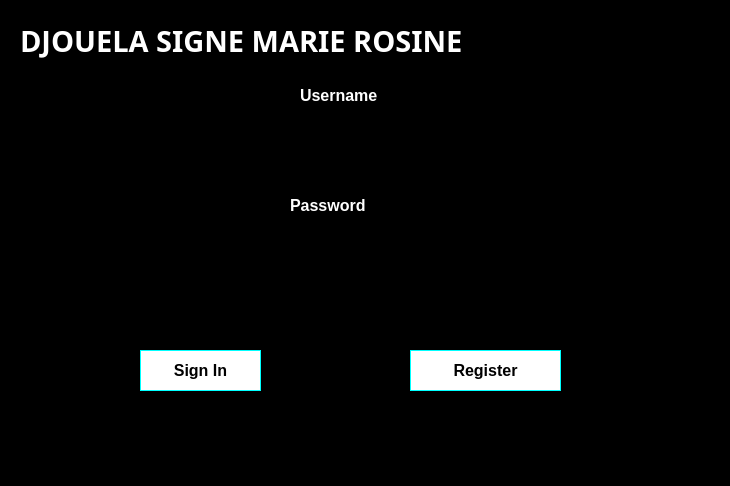
<?xml version="1.0" encoding="UTF-8"?>
<ui version="4.0">
 <class>LoginWindow</class>
 <widget class="QMainWindow" name="LoginWindow">
  <property name="geometry">
   <rect>
    <x>0</x>
    <y>0</y>
    <width>730</width>
    <height>486</height>
   </rect>
  </property>
  <property name="minimumSize">
   <size>
    <width>730</width>
    <height>486</height>
   </size>
  </property>
  <property name="maximumSize">
   <size>
    <width>730</width>
    <height>486</height>
   </size>
  </property>
  <property name="windowTitle">
   <string>Login Page -[Chat App]</string>
  </property>
  <property name="windowIcon">
   <iconset>
    <normaloff>:/icons/users.png</normaloff>:/icons/users.png</iconset>
  </property>
  <property name="styleSheet">
   <string notr="true">background:black;
color:white;
font-weight:bold;</string>
  </property>
  <widget class="QWidget" name="centralwidget">
   <widget class="QLabel" name="label_3">
    <property name="geometry">
     <rect>
      <x>20</x>
      <y>20</y>
      <width>641</width>
      <height>41</height>
     </rect>
    </property>
    <property name="font">
     <font>
      <family>Ink Free</family>
      <pointsize>22</pointsize>
      <italic>false</italic>
      <bold>true</bold>
     </font>
    </property>
    <property name="styleSheet">
     <string notr="true">color:white;</string>
    </property>
    <property name="text">
     <string>DJOUELA SIGNE MARIE ROSINE</string>
    </property>
   </widget>
   <widget class="QPushButton" name="registerBtn">
    <property name="geometry">
     <rect>
      <x>410</x>
      <y>350</y>
      <width>151</width>
      <height>41</height>
     </rect>
    </property>
    <property name="font">
     <font>
      <pointsize>12</pointsize>
      <bold>true</bold>
     </font>
    </property>
    <property name="styleSheet">
     <string notr="true">color:black;
background-color:white;
border:1px solid aqua;</string>
    </property>
    <property name="text">
     <string>Register</string>
    </property>
   </widget>
   <widget class="QLabel" name="label_2">
    <property name="geometry">
     <rect>
      <x>290</x>
      <y>190</y>
      <width>101</width>
      <height>31</height>
     </rect>
    </property>
    <property name="font">
     <font>
      <pointsize>12</pointsize>
      <bold>true</bold>
     </font>
    </property>
    <property name="styleSheet">
     <string notr="true">color:white;</string>
    </property>
    <property name="text">
     <string>Password</string>
    </property>
   </widget>
   <widget class="QLineEdit" name="username">
    <property name="geometry">
     <rect>
      <x>420</x>
      <y>80</y>
      <width>161</width>
      <height>31</height>
     </rect>
    </property>
    <property name="styleSheet">
     <string notr="true">color:white;</string>
    </property>
   </widget>
   <widget class="QLabel" name="label">
    <property name="geometry">
     <rect>
      <x>300</x>
      <y>80</y>
      <width>101</width>
      <height>31</height>
     </rect>
    </property>
    <property name="font">
     <font>
      <pointsize>12</pointsize>
      <bold>true</bold>
     </font>
    </property>
    <property name="styleSheet">
     <string notr="true">color:white;</string>
    </property>
    <property name="text">
     <string>Username</string>
    </property>
   </widget>
   <widget class="QPushButton" name="logBtn">
    <property name="geometry">
     <rect>
      <x>140</x>
      <y>350</y>
      <width>121</width>
      <height>41</height>
     </rect>
    </property>
    <property name="font">
     <font>
      <pointsize>12</pointsize>
      <bold>true</bold>
     </font>
    </property>
    <property name="styleSheet">
     <string notr="true">color:black;
background-color:white;
border:1px solid aqua;</string>
    </property>
    <property name="text">
     <string>Sign In</string>
    </property>
   </widget>
   <widget class="QLineEdit" name="password">
    <property name="geometry">
     <rect>
      <x>420</x>
      <y>190</y>
      <width>161</width>
      <height>31</height>
     </rect>
    </property>
    <property name="styleSheet">
     <string notr="true">color:white;</string>
    </property>
    <property name="echoMode">
     <enum>QLineEdit::Password</enum>
    </property>
   </widget>
   <widget class="QLabel" name="label_4">
    <property name="geometry">
     <rect>
      <x>20</x>
      <y>60</y>
      <width>231</width>
      <height>221</height>
     </rect>
    </property>
    <property name="text">
     <string/>
    </property>
    <property name="pixmap">
     <pixmap resource="icons.qrc">:/icons/ictu-black.jpeg</pixmap>
    </property>
   </widget>
   <widget class="QLabel" name="label_5">
    <property name="geometry">
     <rect>
      <x>250</x>
      <y>420</y>
      <width>201</width>
      <height>31</height>
     </rect>
    </property>
    <property name="font">
     <font>
      <family>Impact</family>
      <pointsize>12</pointsize>
      <bold>true</bold>
     </font>
    </property>
    <property name="styleSheet">
     <string notr="true">color:rgb(0, 0, 0);</string>
    </property>
    <property name="text">
     <string>© 2024 , By Your Name</string>
    </property>
   </widget>
  </widget>
  <widget class="QMenuBar" name="menubar">
   <property name="geometry">
    <rect>
     <x>0</x>
     <y>0</y>
     <width>730</width>
     <height>20</height>
    </rect>
   </property>
  </widget>
  <widget class="QStatusBar" name="statusbar"/>
 </widget>
 <resources>
  <include location="icons.qrc"/>
 </resources>
 <connections/>
</ui>
